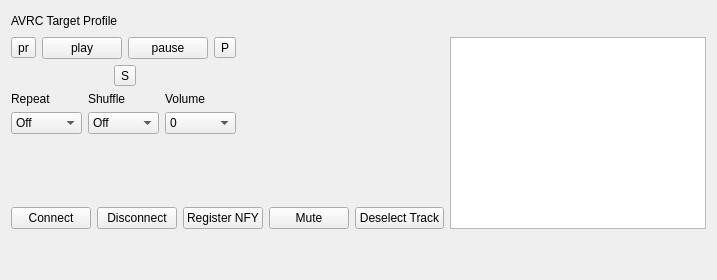
          <widget class="QWidget" name="tabAVRCTG">
           <attribute name="title">
            <string>AVRC TG</string>
           </attribute>
           <layout class="QGridLayout" name="gridLayout_33" rowstretch="0,0,0,0,0,0">
            <item row="3" column="0">
             <spacer name="verticalSpacer_24">
              <property name="orientation">
               <enum>Qt::Vertical</enum>
              </property>
              <property name="sizeHint" stdset="0">
               <size>
                <width>20</width>
                <height>40</height>
               </size>
              </property>
             </spacer>
            </item>
            <item row="4" column="0" colspan="2">
             <layout class="QHBoxLayout" name="horizontalLayout_6">
              <item>
               <widget class="QPushButton" name="btnTGConnect">
                <property name="text">
                 <string>Connect</string>
                </property>
               </widget>
              </item>
              <item>
               <widget class="QPushButton" name="btnTGDisconnect">
                <property name="text">
                 <string>Disconnect</string>
                </property>
               </widget>
              </item>
              <item>
               <widget class="QPushButton" name="btnTGRegister_nfy">
                <property name="text">
                 <string>Register NFY</string>
                </property>
               </widget>
              </item>
              <item>
               <widget class="QPushButton" name="btnTGMute">
                <property name="text">
                 <string>Mute</string>
                </property>
                <property name="autoDefault">
                 <bool>false</bool>
                </property>
               </widget>
              </item>
              <item>
               <widget class="QPushButton" name="btnTGDeselectTrack">
                <property name="text">
                 <string>Deselect Track</string>
                </property>
               </widget>
              </item>
             </layout>
            </item>
            <item row="1" column="2" rowspan="4">
             <widget class="QTableWidget" name="tblMetaPlayerTG">
              <property name="sizePolicy">
               <sizepolicy hsizetype="Expanding" vsizetype="Expanding">
                <horstretch>1</horstretch>
                <verstretch>0</verstretch>
               </sizepolicy>
              </property>
              <property name="alternatingRowColors">
               <bool>false</bool>
              </property>
              <property name="rowCount">
               <number>0</number>
              </property>
              <property name="columnCount">
               <number>1</number>
              </property>
              <attribute name="horizontalHeaderVisible">
               <bool>false</bool>
              </attribute>
              <attribute name="horizontalHeaderStretchLastSection">
               <bool>false</bool>
              </attribute>
              <attribute name="verticalHeaderVisible">
               <bool>false</bool>
              </attribute>
              <attribute name="verticalHeaderStretchLastSection">
               <bool>false</bool>
              </attribute>
              <column/>
             </widget>
            </item>
            <item row="2" column="0">
             <layout class="QGridLayout" name="gridLayout_32">
              <item row="0" column="0">
               <widget class="QLabel" name="label_21">
                <property name="text">
                 <string>Repeat</string>
                </property>
               </widget>
              </item>
              <item row="0" column="1">
               <widget class="QLabel" name="label_22">
                <property name="text">
                 <string>Shuffle</string>
                </property>
               </widget>
              </item>
              <item row="0" column="2">
               <widget class="QLabel" name="label_20">
                <property name="text">
                 <string>Volume</string>
                </property>
               </widget>
              </item>
              <item row="1" column="0">
               <widget class="QComboBox" name="cbTGRepeat">
                <property name="currentText">
                 <string>Off</string>
                </property>
                <item>
                 <property name="text">
                  <string>Off</string>
                 </property>
                </item>
                <item>
                 <property name="text">
                  <string>Single</string>
                 </property>
                </item>
                <item>
                 <property name="text">
                  <string>All</string>
                 </property>
                </item>
               </widget>
              </item>
              <item row="1" column="1">
               <widget class="QComboBox" name="cbTGShuffle">
                <property name="currentText">
                 <string>Off</string>
                </property>
                <item>
                 <property name="text">
                  <string>Off</string>
                 </property>
                </item>
                <item>
                 <property name="text">
                  <string>All</string>
                 </property>
                </item>
                <item>
                 <property name="text">
                  <string>Group</string>
                 </property>
                </item>
               </widget>
              </item>
              <item row="1" column="2">
               <widget class="QComboBox" name="cbTGVolume">
                <property name="currentText">
                 <string>0</string>
                </property>
                <item>
                 <property name="text">
                  <string>0</string>
                 </property>
                </item>
                <item>
                 <property name="text">
                  <string>25</string>
                 </property>
                </item>
                <item>
                 <property name="text">
                  <string>50</string>
                 </property>
                </item>
                <item>
                 <property name="text">
                  <string>75</string>
                 </property>
                </item>
                <item>
                 <property name="text">
                  <string>100</string>
                 </property>
                </item>
               </widget>
              </item>
             </layout>
            </item>
            <item row="1" column="0">
             <layout class="QGridLayout" name="gridLayout_31">
              <item row="0" column="0">
               <widget class="QToolButton" name="btnTGPrev">
                <property name="text">
                 <string>pr</string>
                </property>
               </widget>
              </item>
              <item row="0" column="3" colspan="2">
               <widget class="QPushButton" name="btnTGPause">
                <property name="text">
                 <string>pause</string>
                </property>
               </widget>
              </item>
              <item row="0" column="5">
               <widget class="QToolButton" name="btnTGNext">
                <property name="text">
                 <string>P</string>
                </property>
               </widget>
              </item>
              <item row="0" column="1" colspan="2">
               <widget class="QPushButton" name="btnTGPlay">
                <property name="text">
                 <string>play</string>
                </property>
               </widget>
              </item>
              <item row="1" column="1" colspan="4">
               <layout class="QHBoxLayout" name="horizontalLayout_39">
                <item>
                 <widget class="QToolButton" name="btnTGStop">
                  <property name="text">
                   <string>S</string>
                  </property>
                 </widget>
                </item>
               </layout>
              </item>
             </layout>
            </item>
            <item row="5" column="0">
             <spacer name="verticalSpacer_23">
              <property name="orientation">
               <enum>Qt::Vertical</enum>
              </property>
              <property name="sizeHint" stdset="0">
               <size>
                <width>20</width>
                <height>40</height>
               </size>
              </property>
             </spacer>
            </item>
            <item row="0" column="0">
             <layout class="QHBoxLayout" name="horizontalLayout_36">
              <item>
               <widget class="QLabel" name="label_85">
                <property name="text">
                 <string>AVRC Target Profile</string>
                </property>
               </widget>
              </item>
              <item>
               <spacer name="horizontalSpacer_35">
                <property name="orientation">
                 <enum>Qt::Vertical</enum>
                </property>
                <property name="sizeHint" stdset="0">
                 <size>
                  <width>40</width>
                  <height>20</height>
                 </size>
                </property>
               </spacer>
              </item>
             </layout>
            </item>
           </layout>
          </widget>
